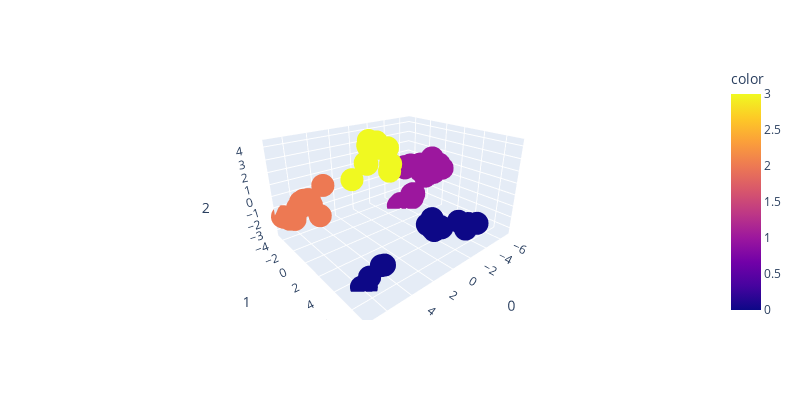

The code cell stored with this chart in its notebook:
### Code cell
fig = px.scatter_3d(X, x=0, y=1, z=2,color=model4.labels_,width=800, height=400)
fig.show()
